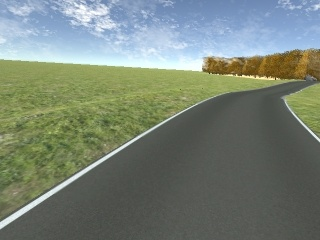
#> input picture test/1548690292465_30.7042553261_40_231.26284082777448_.jpg, 320 x 240 px
$ python -i lane_detection.py   (imports and definitions only)   (older library calls are emulated)
#> lines starting #> are read from the running program, lines starting #| are printed output that depends on the picture; after the words box and inside, x2 and y2 are one past the last pixel; in counts of white or black regions, pixels touching at a corner belong together
import cv2
import numpy as np
import matplotlib.pyplot as plt
from chardet import detect


def unwarp(img, src, dst):
    h, w = img.shape[:2]
    M = cv2.getPerspectiveTransform(src, dst)

    warped = cv2.warpPerspective(img, M, (w, h), flags=cv2.INTER_LINEAR)
    return warped


# detect white line
def hls_l_thresh(img, thresh=(210, 240)):
    # 1) Convert to HLS color space
    hls = cv2.cvtColor(img, cv2.COLOR_RGB2HLS)
    hls_l = hls[:,:,1]
    hls_l = hls_l*(255/np.max(hls_l))
    # 2) Apply a threshold to the L channel
    binary_output = np.zeros_like(hls_l)
    binary_output[(hls_l > thresh[0]) & (hls_l <= thresh[1])] = 1
    # 3) Return a binary image of threshold result
    return binary_output

# [79 lines left out: function sliding_window_polyfit, not called in this run]


def detect_lane(source_img):
    cv2.setUseOptimized(True)
    h, w = source_img.shape[:2]
    # define source and destination points for transform

    src = np.float32([(100, 120),
                      (220, 120),
                      (0, 210),
                      (320, 210)])

    dst = np.float32([(80, 0),
                      (w-80, 0),
                      (80, h),
                      (w-80, h)])

    # change perspective to bird's view
    unwarped = unwarp(source_img, src, dst)

    bin_white = hls_l_thresh(unwarped)
    # cv2.imshow("Before dilate", bin_white*255)
    # cv2.waitKey(1)

    # dilate
    kernel = np.ones((3, 3), np.uint8)
    bin_white = cv2.dilate(bin_white, kernel,iterations=1)

    gray_img = bin_white * 255

    cv2.imshow("Bird_view_bin", gray_img)
    cv2.waitKey(1)

    # Detect lines
    # lines = cv2.HoughLinesP(gray_img, 1, np.pi / 180, 128, minLineLength = 30, maxLineGap = 2)
    rho = cv2.getTrackbarPos("rho", "houghlines")
    theta = cv2.getTrackbarPos("theta", "houghlines")
    minLine = cv2.getTrackbarPos("minLine", "houghlines")
    maxGap = cv2.getTrackbarPos("maxGap", "houghlines")

    lines = cv2.HoughLinesP(gray_img, rho, np.pi / theta, 128, minLineLength=minLine,maxLineGap=maxGap)

    houghline_img = np.zeros_like(bin_white)
    if lines is not None:
        for i in range(0, len(lines)):
            l = lines[i][0]
            cv2.line(houghline_img, (l[0], l[1]), (l[2], l[3]), 255, 2, cv2.LINE_AA)

    # cv2.imshow("Detect_line", houghline_img)
    # cv2.waitKey(1)

    # threshold -> bin_houghline
    # bin_houghline = np.zeros_like(bin_white)
    # bin_houghline[houghline_img > 128] = 1

    # AND bin_houghline & bin_white
    bin_line_only = np.zeros_like(bin_white)
    bin_line_only[(houghline_img == 255) & (bin_white == 1)] = 1
    bin_line_only = bin_line_only * 255

    # cv2.imshow("Lines only", bin_line_only)
    # cv2.waitKey(1)

    left_fit, right_fit, left_lane_inds, right_lane_inds, visualization_data = sliding_window_polyfit(bin_line_only)

    rectangles = visualization_data[0]

    # Create an output image to draw on and  visualize the result
    out_img = np.uint8(np.dstack((bin_line_only, bin_line_only, bin_line_only)) * 255)

    try:
        # Generate x and y values for plotting
        ploty = np.linspace(0, bin_line_only.shape[0] - 1, bin_line_only.shape[0]//2)
        left_fitx = left_fit[0] * ploty ** 2 + left_fit[1] * ploty + left_fit[2]
        right_fitx = right_fit[0] * ploty ** 2 + right_fit[1] * ploty + right_fit[2]

        pts1 = np.vstack((left_fitx, ploty)).astype(np.int32).T
        pts2 = np.vstack((right_fitx, ploty)).astype(np.int32).T
        # Plot
        cv2.polylines(out_img, [pts1], False, (0,255,255), 1)
        cv2.polylines(out_img, [pts2], False, (0,255,255), 1)
    except:
        left_fit = (0,0,0)
        right_fit = (0,0,0)
    # Draw the windows on the visualization image
    for rect in rectangles:
        cv2.rectangle(out_img, (rect[2], rect[0]), (rect[3], rect[1]), (0, 255, 0), 2)
        cv2.rectangle(out_img, (rect[4], rect[0]), (rect[5], rect[1]), (0, 255, 0), 2)

    # Identify the x and y positions of all nonzero pixels in the image
    nonzero = bin_line_only.nonzero()
    nonzeroy = np.array(nonzero[0])
    nonzerox = np.array(nonzero[1])
    # Change color of nonzero pixels
    out_img[nonzeroy[left_lane_inds], nonzerox[left_lane_inds]] = [255, 0, 0]
    out_img[nonzeroy[right_lane_inds], nonzerox[right_lane_inds]] = [0, 0, 255]

    return left_fit, right_fit, out_img

>>> import cv2
>>> picture = cv2.cvtColor(cv2.imread('../test/1548690292465_30.7042553261_40_231.26284082777448_.jpg'), cv2.COLOR_BGR2RGB)
>>> result = detect_lane(picture)
#> in unwarp, `warped = cv2.warpPerspective(img, M, (w, h), flags=cv2.INTER_LINEAR)`:
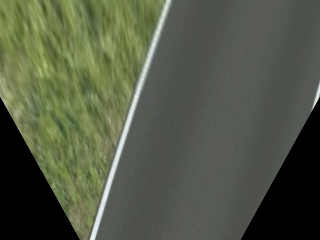
#> warped: shape (240, 320, 3); mean R, G, B 82.5, 88.7, 70
#> in hls_l_thresh, `hls = cv2.cvtColor(img, cv2.COLOR_RGB2HLS)`: hls: shape (240, 320, 3); mean of channels 0, 1, 2 38.4, 79.3, 24.9
#> in hls_l_thresh, `hls_l = hls[:,:,1]`:
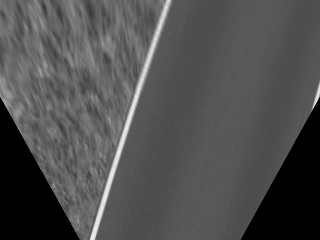
#> hls_l: shape (240, 320); min 0, max 240, mean 79.3
#> in detect_lane, `bin_white = hls_l_thresh(unwarped)`:
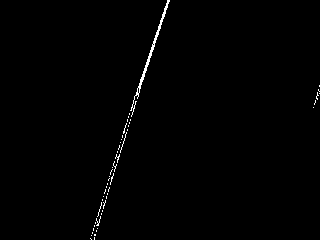
#> bin_white: shape (240, 320) float64; values 0 (black) and 1 (white), 0.69% white in thin lines or dots, all inside (x1, y1, x2, y2) = (90, 0, 320, 240)
#> in detect_lane, `bin_white = cv2.dilate(bin_white, kernel,iterations=1)`:
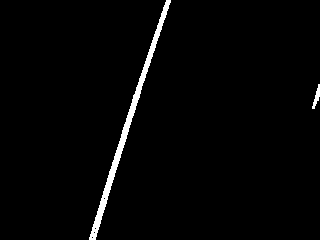
#> bin_white: shape (240, 320) float64; values 0 (black) and 1 (white), 2% white; 2 white regions, box (x1, y1, x2, y2) and area: (89, 0, 171, 240) 1456, (312, 84, 320, 109) 87
#> (the run stopped early here; a loop or call above may not have finished)

$ run again, on test/1548690292639_20.3103627096_40_204.4140229351945_.jpg
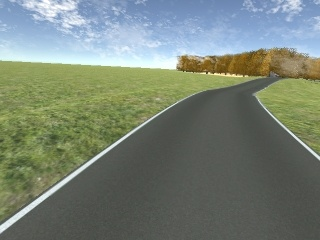
#> input picture test/1548690292639_20.3103627096_40_204.4140229351945_.jpg, 320 x 240 px
#> hls: shape (240, 320, 3); mean of channels 0, 1, 2 38.7, 79.6, 24.4
#> in hls_l_thresh, `hls_l = hls[:,:,1]`:
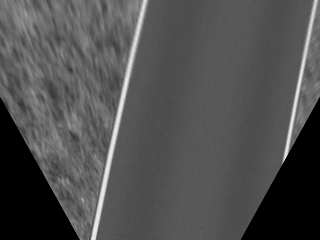
#> hls_l: shape (240, 320); min 0, max 239, mean 79.6
#> in detect_lane, `bin_white = cv2.dilate(bin_white, kernel,iterations=1)`:
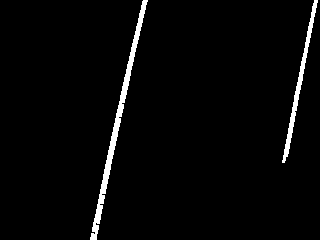
#> bin_white: shape (240, 320) float64; values 0 (black) and 1 (white), 2.7% white; 2 white regions, box (x1, y1, x2, y2) and area: (90, 0, 148, 240) 1363, (282, 0, 318, 163) 726

$ run again, on test/1548690292777_11.7778953762_40_185.02099367364644_.jpg
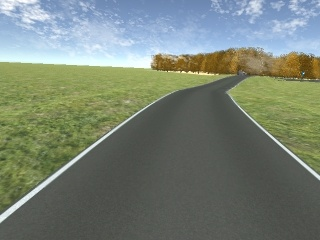
#> input picture test/1548690292777_11.7778953762_40_185.02099367364644_.jpg, 320 x 240 px
#> hls: shape (240, 320, 3); mean of channels 0, 1, 2 38.8, 79.9, 25
#> in hls_l_thresh, `hls_l = hls[:,:,1]`:
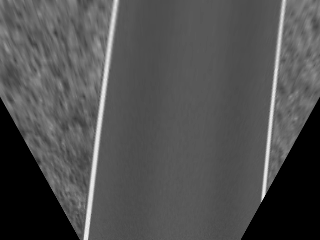
#> hls_l: shape (240, 320); min 0, max 243, mean 79.9
#> in detect_lane, `bin_white = cv2.dilate(bin_white, kernel,iterations=1)`:
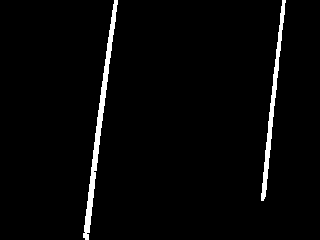
#> bin_white: shape (240, 320) float64; values 0 (black) and 1 (white), 2.8% white; 2 white regions, box (x1, y1, x2, y2) and area: (83, 0, 118, 240) 1257, (261, 0, 286, 201) 872

$ run again, on test/1548690303176_-15.6051400042_30_126.48379329130114_.jpg
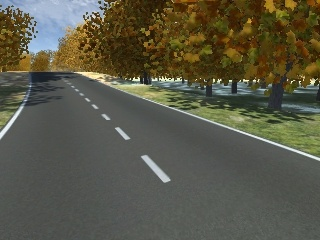
#> input picture test/1548690303176_-15.6051400042_30_126.48379329130114_.jpg, 320 x 240 px
#> hls: shape (240, 320, 3); mean of channels 0, 1, 2 43.8, 76.8, 12
#> in hls_l_thresh, `hls_l = hls[:,:,1]`:
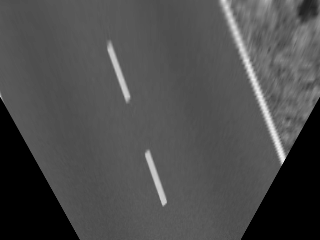
#> hls_l: shape (240, 320); min 0, max 242, mean 76.8
#> in detect_lane, `bin_white = cv2.dilate(bin_white, kernel,iterations=1)`:
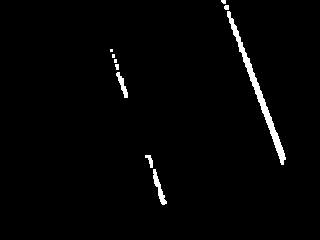
#> bin_white: shape (240, 320) float64; values 0 (black) and 1 (white), 1.8% white; 10 white regions (4 under 20 px), largest, box (x1, y1, x2, y2) and area: (227, 11, 286, 165) 932, (153, 169, 167, 205) 174, (116, 72, 128, 98) 119, (145, 155, 153, 168) 54, (224, 5, 229, 10) 23, (115, 64, 119, 70) 21
